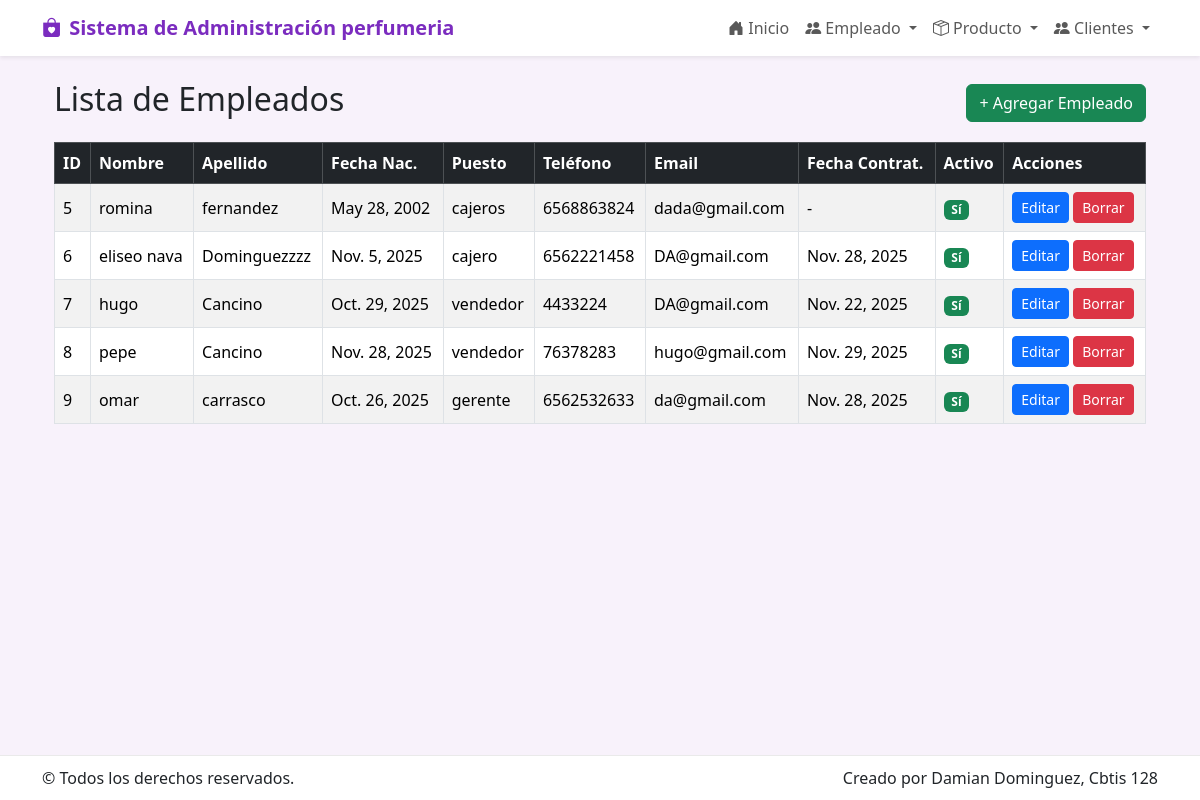
The app's page /empleado/ with its own data.
### app_perfumeria/models.py (models this page shows, shortened)
class Empleado(models.Model):
    nombre = models.CharField(max_length=100)
    apellido = models.CharField(max_length=100)
    fecha_nacimiento = models.DateField(blank=True, null=True)
    puesto = models.CharField(max_length=100, blank=True, null=True)
    telefono = models.CharField(max_length=20, blank=True, null=True)
    email = models.EmailField(blank=True, null=True)
    fecha_contratacion = models.DateField(blank=True, null=True)
    activo = models.BooleanField(default=True)

### app_perfumeria/views.py (the view)
# urls.py: path('empleado/', views.ver_empleado, name='ver_empleado'),
def ver_empleado(request):
    empleados = Empleado.objects.all().order_by('id')
    return render(request, 'empleado/ver_empleado.html', {'empleados': empleados})

### app_perfumeria/templates/empleado/ver_empleado.html (shortened to what this page needs)
{% extends 'base.html' %}
{% block content %}
<div class="container mt-4">
  <div class="d-flex justify-content-between align-items-center mb-3">
    <h2>Lista de Empleados</h2>
    <a href="{% url 'agregar_empleado' %}" class="btn btn-success">+ Agregar Empleado</a>
  </div>
  <div class="table-responsive">
    <table class="table table-bordered table-striped align-middle">
      <thead class="table-dark">
        <tr>
          <th>ID</th>
          <th>Nombre</th>
          <th>Apellido</th>
          <th>Fecha Nac.</th>
          <th>Puesto</th>
          <th>Teléfono</th>
          <th>Email</th>
          <th>Fecha Contrat.</th>
          <th>Activo</th>
          <th>Acciones</th>
        </tr>
      </thead>
      <tbody>
        {% for e in empleados %}
        <tr>
          <td>{{ e.id }}</td>
          <td>{{ e.nombre }}</td>
          <td>{{ e.apellido }}</td>
          <td>{% if e.fecha_nacimiento %}{{ e.fecha_nacimiento }}{% else %}-{% endif %}</td>
          <td>{{ e.puesto|default:"-" }}</td>
          <td>{{ e.telefono|default:"-" }}</td>
          <td>{{ e.email|default:"-" }}</td>
          <td>{% if e.fecha_contratacion %}{{ e.fecha_contratacion }}{% else %}-{% endif %}</td>
          <td>{% if e.activo %}<span class="badge bg-success">Sí</span>{% else %}<span class="badge bg-secondary">No</span>{% endif %}</td>
          <td>
            <a href="{% url 'actualizar_empleado' e.id %}" class="btn btn-sm btn-primary">Editar</a>
            <a href="{% url 'borrar_empleado' e.id %}" class="btn btn-sm btn-danger">Borrar</a>
          </td>
        </tr>
        {% empty %}
        <tr><td colspan="10" class="text-center">No hay empleados registrados.</td></tr>
        {% endfor %}
      </tbody>
    </table>
  </div>
</div>
{% endblock %}

### app_perfumeria/templates/base.html (shortened to what this page needs)
<!doctype html>
<html lang="es">
  <head>
    <link href="https://cdn.jsdelivr.net/npm/bootstrap@5.3.2/dist/css/bootstrap.min.css" rel="stylesheet">
    <link href="https://cdn.jsdelivr.net/npm/bootstrap-icons@1.10.5/font/bootstrap-icons.css" rel="stylesheet">
  </head>
  <body>
    {% include 'navbar.html' %}
    <div class="container container-main mt-4">
      {% block content %}{% endblock %}
    </div>
    {% include 'footer.html' %}
  </body>
</html>

### app_perfumeria/templates/navbar.html (shortened to what this page needs)
<nav class="navbar navbar-expand-lg navbar-light bg-white shadow-sm">
    <div class="container">
      <a class="navbar-brand d-flex align-items-center" href="{% url 'inicio_perfumeria' %}">
        <i class="bi bi-bag-heart-fill me-2" style="font-size:1.2rem;color:var(--morado)"></i>
        <span style="font-weight:700;color:var(--morado)">Sistema de Administración perfumeria</span>
      </a>
      <div class="collapse navbar-collapse" id="navMenu">
        <ul class="navbar-nav ms-auto">
          <li class="nav-item"><a class="nav-link" href="{% url 'inicio_perfumeria' %}"><i class="bi bi-house-door-fill"></i> Inicio</a></li>
          <li class="nav-item dropdown">
            <a class="nav-link dropdown-toggle" href="#" role="button" data-bs-toggle="dropdown">
              <i class="bi bi-people-fill"></i> Empleado
            </a>
          </li>
<li class="nav-item dropdown">
  <a class="nav-link dropdown-toggle" href="#" role="button" data-bs-toggle="dropdown">
    <i class="bi bi-box-seam"></i> Producto
  </a>
</li>
          <li class="nav-item dropdown">
            <a class="nav-link dropdown-toggle" href="#" role="button" data-bs-toggle="dropdown">
              <i class="bi bi-people-fill"></i> Clientes
            </a>
          </li>
        </ul>
      </div>
    </div>
  </nav>

### app_perfumeria/templates/footer.html
<footer class="footer-fixed">
    <div class="container d-flex justify-content-between">
      <div>© {{ now.year }} Todos los derechos reservados.</div>
      <div>Creado por Damian Dominguez, Cbtis 128</div>
    </div>
  </footer>

### app_perfumeria/templates/base.html (style rules this page uses)
:root { --morado: #7b2cbf; --rosa: #ff6bcb; --suave: #f8f2fb; }
body { background: var(--suave); }
.footer-fixed { position: fixed; left:0; bottom:0; width:100%; background:#fff; border-top:1px solid #eaeaea; padding:10px 0; }
.container-main { padding-bottom:80px; }

### records on screen
Empleado: id "5", nombre "romina", apellido "fernandez", fecha_nacimiento "May 28, 2002", puesto "cajeros", telefono "6568863824", email "dada@gmail.com", activo "Sí"
Empleado: id "6", nombre "eliseo nava", apellido "Dominguezzzz", fecha_nacimiento "Nov. 5, 2025", puesto "cajero", telefono "6562221458", email "DA@gmail.com", fecha_contratacion "Nov. 28, 2025", activo "Sí"
Empleado: id "7", nombre "hugo", apellido "Cancino", fecha_nacimiento "Oct. 29, 2025", puesto "vendedor", telefono "4433224", email "DA@gmail.com", fecha_contratacion "Nov. 22, 2025", activo "Sí"
Empleado: id "8", nombre "pepe", apellido "Cancino", fecha_nacimiento "Nov. 28, 2025", puesto "vendedor", telefono "76378283", email "hugo@gmail.com", fecha_contratacion "Nov. 29, 2025", activo "Sí"
Empleado: id "9", nombre "omar", apellido "carrasco", fecha_nacimiento "Oct. 26, 2025", puesto "gerente", telefono "6562532633", email "da@gmail.com", fecha_contratacion "Nov. 28, 2025", activo "Sí"
